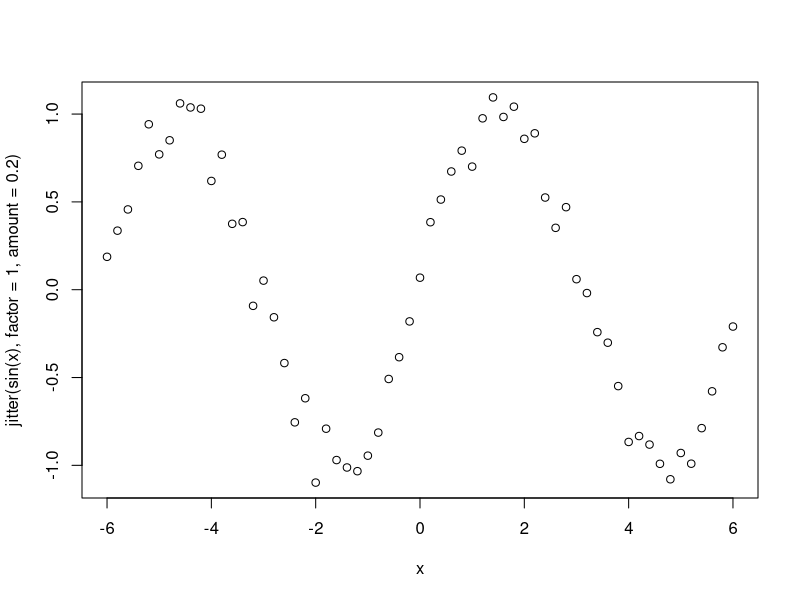
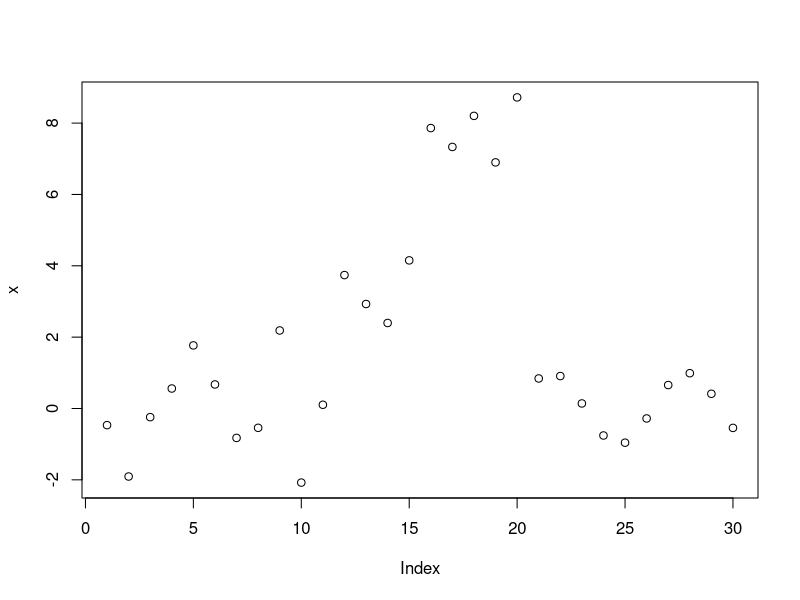
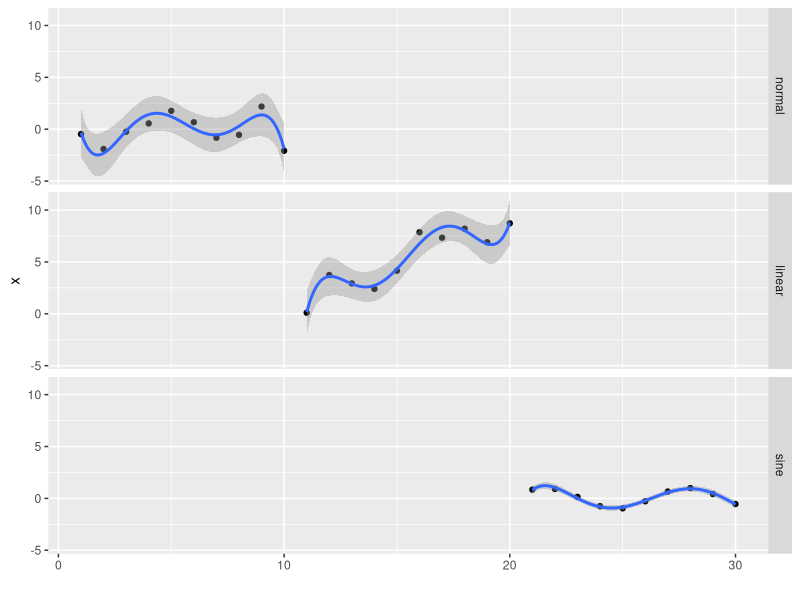

These charts were generated, in order, by the following R code:
## ---- chunk 1
sample(c("yes","no","maybe"), replace = TRUE, 10, prob=c(0.8,0.1,0.1))
iris[sample(nrow(iris), 5), ] # 5 random observations from iris
## ---- chunk 2
seq(along.with = 15:11) == seq_along(1:5) # 1 2 3 4 5
seq(4,11, length=20)
seq(4,11, by=3.2)
## ---- chunk 3
seq(as.Date("2000/1/1"), by = "month", length.out=12)
## ---- chunk 4
rep(c(1,2), times = 10) # 1 2 1 2 ...
rep(c(1,2), each = 10) # 111..222...
## ---- chunk 5
rnorm(3) # 3 random variables
rnorm(3, c(1, 10, 100)) # specifying means
## ---- chunk 6
y <- rnorm(1000); z <- rep(NA,1000)
messy_data <- sample(c(y,z), 100)
my_na <- is.na(messy_data) # gives us a logical vector of where the NAs are
## ---- chunk 7
totalNAs <- sum(my_na); print(totalNAs)
## ---- chunk 8
x <- seq(-6, 6, by=0.2)
plot(x, jitter(sin(x), factor = 1, amount = 0.2))
## ---- chunk 9
x <- list(numbers = 5:8, appletree = "a", age = 30)
class(x[1])
class(x[[1]])
x$appletree
identical(x$appletree, x[["appletree"]])
identical(x$appletree, x["appletree"])
x["appletree"]
## ---- chunk 10
x <- 11:20
x[2:10]  # equivalent to `x[-1]`, "all but index 1"
x[c(-1,-5,-6)] # equivalent to x[-c(1,5,6)]
## ---- chunk 11
x <- list(a = "ok", b = 3.2, c = 11:14)
identical(x[[1]], x$a)
identical(x[[1]], x["a"])  # x["a"] == x$a
## ---- chunk 12
x <- list(a = "ok", b = 3.2, c = 11:14)
x[[c(3,2)]] # 2nd elem of the 3rd elem
## ---- chunk 13
x <- list(berries = 1:4, pennies = "a")
name <- "berries"
x[[name]]
x$name
## ---- chunk 14
x <- matrix(1:6, 2, 3); print(x)
x[2,1]
x[1, ]  # first row
x[, 2]  # second column
## ---- chunk 15
x[2, , drop = FALSE]
## ---- chunk 16
x <- list(lamp = 1:3, lantern = 18:14)
x$la
x$lam
x[["lam"]]
x[["lam", exact = FALSE]]
## ---- chunk 17
x <- 1:10
x[x > 6]
## ---- chunk 18
x <- 1:5
u <- x > 3 # F F F T T
x[u]
## ---- chunk 19
x <- c(1,2,NA,4,NA)
bad <- is.na(x)
x[!bad]
## ---- chunk 20
y <- c(NA,2,3,4,NA)
good <- complete.cases(x,y); print(good)
x[good]
y[good]
## ---- chunk 21
fac <- sample(LETTERS[1:3], 5, replace = TRUE)
d <- data.frame(x = 1:5, y = 6:10, fac = fac)
d[1,2] <- NA; d[2,3] <- NA
good <- complete.cases(d)
d[good, ]  # keep good rows only, keep all columns
## ---- chunk 22
library(ggplot2)
x <- c(rnorm(10), 1:10+rnorm(10), sin(1:10))
fac <- gl(3, 10, labels=c("normal", "linear", "sine"))
plot(x)
## ---- chunk 23
y <- split(x,fac)
qplot(y=x, facets=fac ~ .) + geom_smooth(method="lm", formula = y ~ poly(x, 5))
